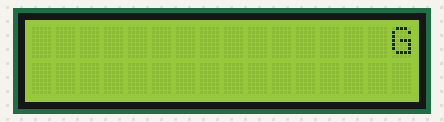
Simulated run of this sketch. Board: Arduino Uno, built with avr-gcc and run on an emulated ATmega328P. On the bench: 16×2 character LCD.

Above: at 0.6 s.
At 5.2 s:
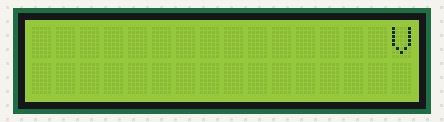
At 9.8 s:
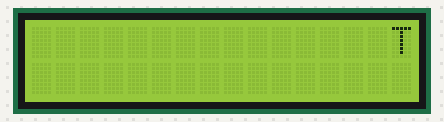
At 19.6 s:
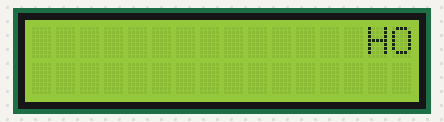
At 29.4 s:
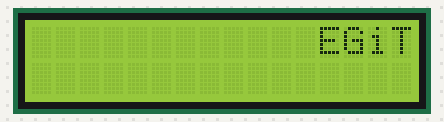
At 39.1 s:
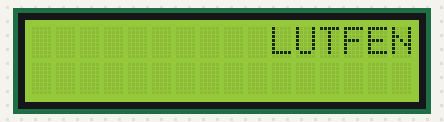

Measured:
- what the display in image 0 shows lasts 0.5 s, from 0.6 s to 1.1 s

The sketch:

LCDEkranKayanYazi.ino
```cpp
#include <LiquidCrystal_I2C.h>
LiquidCrystal_I2C lcd(0x27,16,2);

void setup() {

  lcd.begin();
}

void loop() {

  int i;
  for(i=17; i>0; i-=2)
{
lcd.setCursor(i,0);
lcd.print("GALiBi");
delay(500);
lcd.setCursor(i,1);
lcd.print(" ");
  lcd.clear();
}


  for(i=17; i>0; i-=2)
{
lcd.setCursor(i,0);
lcd.print("VAKFI");
delay(500);
lcd.setCursor(i,1);
lcd.print(" ");
  lcd.clear();


}
  for(i=17; i>0; i-=2)
{

  lcd.setCursor(i,0);
  lcd.print("TEKNOLOJi");
  delay(500);
  lcd.setCursor(i,1);
  lcd.print("");
  lcd.clear();

}
  for(i=17; i>0; i-=2)
{

  lcd.setCursor(i,0);
  lcd.print("ATOLYESiNE");
  delay(500);
  lcd.setCursor(i,1);
  lcd.print("");
  lcd.clear();
}
  for(i=17; i>0; i-=2)

{

  lcd.setCursor(i,0);
  lcd.print(" HOS GELDiNiZ" );
  delay(500);
  lcd.setCursor(i,1);
  lcd.print(" ");
  lcd.clear();
}
  for(i=17; i>0; i-=2)

{
  lcd.setCursor(i,0);
  lcd.print(" UZAKTAN" );
  delay(500);
  lcd.setCursor(i,1);
  lcd.print(" ");
  lcd.clear();
}
  for(i=17; i>0; i-=2)

{
  lcd.setCursor(i,0);
  lcd.print(" EGiTiM" );
  delay(500);
  lcd.setCursor(i,1);
  lcd.print(" ");
  lcd.clear();
}
   for(i=17; i>0; i-=2)

{
  lcd.setCursor(i,0);
  lcd.print(" YAPIYORUZ " );
  delay(500);
  lcd.setCursor(i,1);
  lcd.print(" ");
  lcd.clear();
}
  for(i=17; i>0; i-=2)

{
   lcd.setCursor(i,0);
  lcd.print(" LUTFEN " );
  delay(500);
  lcd.setCursor(i,1);
  lcd.print(" ");
  lcd.clear();

}

  for(i=17; i>0; i-=2)

{
   lcd.setCursor(i,0);
  lcd.print(" ViDEOLARIMIZI " );
  delay(500);
  lcd.setCursor(i,1);
  lcd.print(" ");
  lcd.clear();
}
  for(i=17; i>0; i-=2)

{
   lcd.setCursor(i,0);
  lcd.print(" iZLEYiNiZ" );
  delay(500);
  lcd.setCursor(i,1);
  lcd.print(" ");
  lcd.clear();

}
  for(i=17; i>0; i-=2)

{
   lcd.setCursor(i,0);
  lcd.print(" --->   ---> " );
  delay(500);
  lcd.setCursor(i,1);
  lcd.print(" ");
  lcd.clear();

}

}
```
